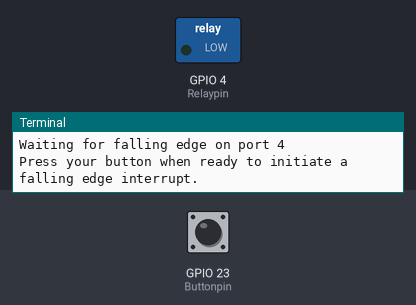
This program was run on a simulated Raspberry Pi (BCM pin numbers). Shown: switched loads named in the program (green lamp = pin HIGH), the last lines printed to the terminal. The inputs (shaded band) are chosen by the test bench; at power-on: GPIO 23 (Buttonpin) HIGH.

Above: at 1.2 s.
1.3 s: GPIO 23 (Buttonpin) pulled LOW for 0.15 s
At 3.1 s:
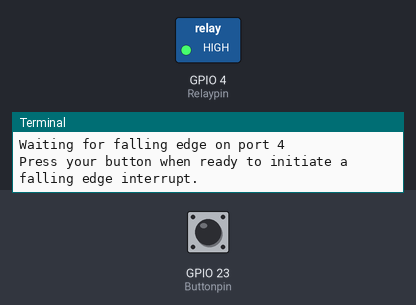
Timing chart, 0 to 4.6 s (numbered marks = the images above; inputs shaded):
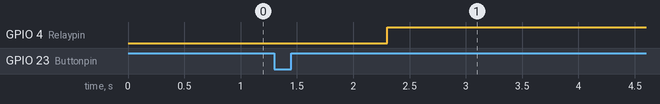

Measured:
- after the input at 1.3 s, GPIO 4 (Relaypin): LOW → HIGH after 1.0 s

The program:

ButtonWithAction.py
```python
#!/usr/bin/env python2.7

import RPi.GPIO as GPIO
import time

GPIO.setmode(GPIO.BCM)

Buttonpin = 23 # BOARD == Pin 7
Relaypin = 4 # as BCM == Pin 7
# GPIO 4 set up as input. It is pulled up to stop false signals
GPIO.setup(Buttonpin, GPIO.IN, pull_up_down=GPIO.PUD_UP)
GPIO.setup(Relaypin, GPIO.OUT)
print "Make sure you have a button connected so that when pressed"
print "it will connect GPIO port 4 (pin 7) to GND (pin 6)\n"
while True:
    print "Waiting for falling edge on port 4"
    # now the program will do nothing until the signal on port 23
    # starts to fall towards zero. This is why we used the pullup
    # to keep the signal high and prevent a false interrupt

    print "Press your button when ready to initiate a falling edge interrupt."
    try:
        GPIO.wait_for_edge(Buttonpin, GPIO.FALLING)
        print "\nFalling edge detected. Now your program can continue with"
        print "whatever was waiting for a button press."
        GPIO.output(Relaypin, GPIO.LOW)
        time.sleep(1)
        GPIO.output(Relaypin, GPIO.HIGH)
    except KeyboardInterrupt:
        GPIO.cleanup()       # clean up GPIO on CTRL+C exit  
```
